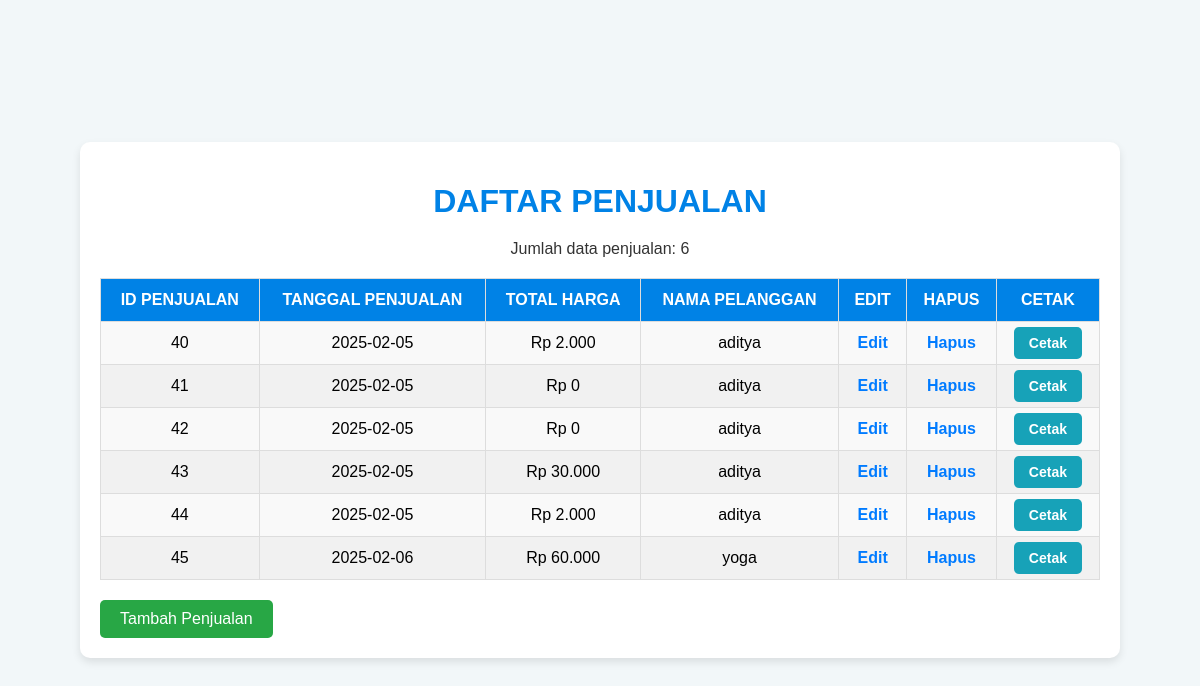
/daftar_penjualan.php, run on the app's committed database.
### tables this page shows
CREATE TABLE `penjualan` (
  `id_penjualan` int(11) NOT NULL,
  `tanggal_penjualan` date DEFAULT NULL,
  `total_harga` decimal(10,2) DEFAULT NULL,
  `bayar` decimal(10,2) NOT NULL,
  `sisa_bayar` decimal(10,2) NOT NULL,
  `id_pelanggan` int(11) DEFAULT NULL,
  `update_at` timestamp NOT NULL DEFAULT current_timestamp() ON UPDATE current_timestamp()
);

CREATE TABLE `pelanggan` (
  `id_pelanggan` int(11) NOT NULL,
  `nama_pelanggan` varchar(255) DEFAULT NULL,
  `alamat` text DEFAULT NULL,
  `no_telepon` varchar(255) DEFAULT NULL
);

### daftar_penjualan.php (the view, shortened to what this page needs)
<html>
<head>
</head>
<body>
    <div class="container">
        <h1>DAFTAR PENJUALAN</h1>
        <div class="info">
            <?php
            include "koneksi.php";
            $sql_penjualan = mysqli_query($koneksi, "
                SELECT p.id_penjualan, p.tanggal_penjualan, p.total_harga, pl.nama_pelanggan
                FROM penjualan p
                JOIN pelanggan pl ON p.id_pelanggan = pl.id_pelanggan
            ");
            $jumlah = mysqli_num_rows($sql_penjualan);
            echo ("Jumlah data penjualan: $jumlah");
            ?>
        </div>
        <table>
            <tr>
                <th>ID PENJUALAN</th>
                <th>TANGGAL PENJUALAN</th>
                <th>TOTAL HARGA</th>
                <th>NAMA PELANGGAN</th>
                <th>EDIT</th>
                <th>HAPUS</th>
                <th>CETAK</th>
            </tr>
            <?php
            while ($baris = mysqli_fetch_array($sql_penjualan)) {
                echo "<tr>
                    <td>{$baris['id_penjualan']}</td>
                    <td>{$baris['tanggal_penjualan']}</td>
                    <td>Rp " . number_format($baris['total_harga'], 0, ',', '.') . "</td>
                    <td>{$baris['nama_pelanggan']}</td>
                    <td><a href='edit_penjualan.php?id_penjualan={$baris['id_penjualan']}'>Edit</a></td>
                    <td><a href='hapus_penjualan.php?id_penjualan={$baris['id_penjualan']}' onclick='return confirm(\"Apakah anda ingin menghapus data penjualan {$baris['id_penjualan']} ?\")'>Hapus</a></td>
                    <td><a href='exe_penjualan.php?id_penjualan={$baris['id_penjualan']}' target='_blank' class='btn-cetak'>Cetak</a></td>
                </tr>";
            }
            ?>
        </table>
        <button class="btn-add" onclick="window.location.href='form_penjualan.php'">Tambah Penjualan</button>
    </div>
</body>
</html>

### daftar_penjualan.php (style rules this page uses)
body { font-family: 'Arial', sans-serif; background-color: #f2f7f9; margin: 0; padding: 0; display: flex; justify-content: center; align-items: center; height: 100vh; }
.container { background-color: #ffffff; padding: 20px; border-radius: 10px; box-shadow: 0 4px 8px rgba(0, 0, 0, 0.1); width: 90%; max-width: 1000px; }
h1 { text-align: center; color: #0082e6; margin-bottom: 20px; }
.info { font-size: 16px; color: #333; margin-bottom: 20px; text-align: center; }
table { width: 100%; border-collapse: collapse; margin-top: 20px; }
table th, table td { padding: 12px; text-align: center; border: 1px solid #ddd; }
table th { background-color: #0082e6; color: white; }
table tr:nth-child(even) { background-color: #f9f9f9; }
table tr:nth-child(odd) { background-color: #f1f1f1; }
td a { text-decoration: none; color: #007BFF; font-weight: bold; }
.btn-add { display: inline-block; background-color: #28a745; color: white; padding: 10px 20px; border: none; border-radius: 5px; text-decoration: none; font-size: 16px; margin-top: 20px; text-align: center; cursor: pointer; }
.btn-cetak { background-color: #17a2b8; color: white; padding: 8px 15px; border: none; border-radius: 5px; cursor: pointer; font-size: 14px; }

### data on the page
penjualan: id_penjualan "40", tanggal_penjualan "2025-02-05", total_harga "2.000", id_pelanggan.nama_pelanggan "aditya"
penjualan: id_penjualan "41", tanggal_penjualan "2025-02-05", total_harga "0", id_pelanggan.nama_pelanggan "aditya"
penjualan: id_penjualan "42", tanggal_penjualan "2025-02-05", total_harga "0", id_pelanggan.nama_pelanggan "aditya"
penjualan: id_penjualan "43", tanggal_penjualan "2025-02-05", total_harga "30.000", id_pelanggan.nama_pelanggan "aditya"
penjualan: id_penjualan "44", tanggal_penjualan "2025-02-05", total_harga "2.000", id_pelanggan.nama_pelanggan "aditya"
penjualan: id_penjualan "45", tanggal_penjualan "2025-02-06", total_harga "60.000", id_pelanggan.nama_pelanggan "yoga"

### other printed values
$jumlah "6"
